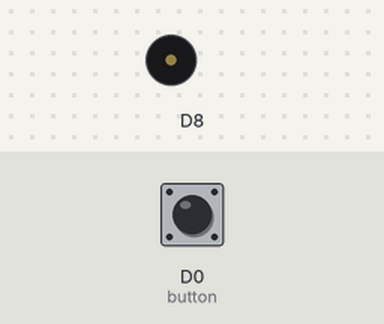
A sketch run on a simulated ESP8266 (NodeMCU). Shown: buzzer (waves = sounding). The inputs (shaded band) are chosen by the test bench; at power-on: D0 (button) LOW.

Above: at 1.2 s.
1.3 s: D0 (button) pulled HIGH for 0.15 s
At 2.5 s:
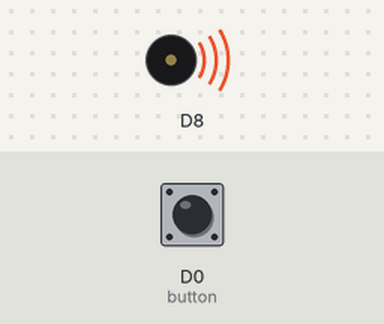
Timing chart, 0 to 9.0 s (numbered marks = the images above; inputs shaded):
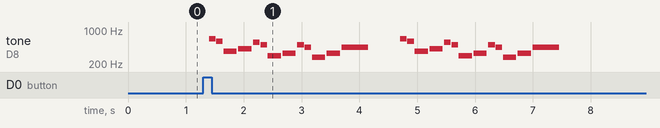

Measured:
- after the input at 1.3 s, tone on D8: plays 659 Hz for 0.11 s, 587 Hz for 0.11 s, 370 Hz for 0.23 s, 415 Hz for 0.23 s, 554 Hz for 0.11 s, 494 Hz for 0.11 s … (26 notes in this stretch), starting after 0.10 s

The sketch:

Tom_Doorbell_Final.ino
```cpp
/*
Original program by Robson Couto, 2019
Updated module with looping, code cleanup, and button detection by Tom Hoy, 2024
*/

/*

User-Definable Variables:

- tempo: The speed of the melody, the higher the number, the slower the melody.
- button: The pin that the button is connected to.
- buzzerarr: The pin(s) that the hot wire of the buzzer(s) is/are connected to.
- loopTimeMax: How many times to *play* (not loop) the melody when the button is pressed.

*/

//Define the notes as their frequencies.
#define NOTE_B0  31
#define NOTE_C1  33
#define NOTE_CS1 35
#define NOTE_D1  37
#define NOTE_DS1 39
#define NOTE_E1  41
#define NOTE_F1  44
#define NOTE_FS1 46
#define NOTE_G1  49
#define NOTE_GS1 52
#define NOTE_A1  55
#define NOTE_AS1 58
#define NOTE_B1  62
#define NOTE_C2  65
#define NOTE_CS2 69
#define NOTE_D2  73
#define NOTE_DS2 78
#define NOTE_E2  82
#define NOTE_F2  87
#define NOTE_FS2 93
#define NOTE_G2  98
#define NOTE_GS2 104
#define NOTE_A2  110
#define NOTE_AS2 117
#define NOTE_B2  123
#define NOTE_C3  131
#define NOTE_CS3 139
#define NOTE_D3  147
#define NOTE_DS3 156
#define NOTE_E3  165
#define NOTE_F3  175
#define NOTE_FS3 185
#define NOTE_G3  196
#define NOTE_GS3 208
#define NOTE_A3  220
#define NOTE_AS3 233
#define NOTE_B3  247
#define NOTE_C4  262
#define NOTE_CS4 277
#define NOTE_D4  294
#define NOTE_DS4 311
#define NOTE_E4  330
#define NOTE_F4  349
#define NOTE_FS4 370
#define NOTE_G4  392
#define NOTE_GS4 415
#define NOTE_A4  440
#define NOTE_AS4 466
#define NOTE_B4  494
#define NOTE_C5  523
#define NOTE_CS5 554
#define NOTE_D5  587
#define NOTE_DS5 622
#define NOTE_E5  659
#define NOTE_F5  698
#define NOTE_FS5 740
#define NOTE_G5  784
#define NOTE_GS5 831
#define NOTE_A5  880
#define NOTE_AS5 932
#define NOTE_B5  988
#define NOTE_C6  1047
#define NOTE_CS6 1109
#define NOTE_D6  1175
#define NOTE_DS6 1245
#define NOTE_E6  1319
#define NOTE_F6  1397
#define NOTE_FS6 1480
#define NOTE_G6  1568
#define NOTE_GS6 1661
#define NOTE_A6  1760
#define NOTE_AS6 1865
#define NOTE_B6  1976
#define NOTE_C7  2093
#define NOTE_CS7 2217
#define NOTE_D7  2349
#define NOTE_DS7 2489
#define NOTE_E7  2637
#define NOTE_F7  2794
#define NOTE_FS7 2960
#define NOTE_G7  3136
#define NOTE_GS7 3322
#define NOTE_A7  3520
#define NOTE_AS7 3729
#define NOTE_B7  3951
#define NOTE_C8  4186
#define NOTE_CS8 4435
#define NOTE_D8  4699
#define NOTE_DS8 4978
#define REST      0


//Initalises the input button variable.
const int button = D0;
int buttonPush;

// change this to make the song slower or faster
int tempo = 235;

// change this to whichever pin you want to use
int buzzerarr[] = { D7, D8 };

// notes of the moledy followed by the duration.
// a 4 means a quarter note, 8 an eighteenth , 16 sixteenth, so on
// !!negative numbers are used to represent dotted notes,
// so -4 means a dotted quarter note, that is, a quarter plus an eighteenth!!
int melody[] = {

  // Nokia Ringtone
  // Score available at https://musescore.com/user/29944637/scores/5266155

  NOTE_E5, 8, NOTE_D5, 8, NOTE_FS4, 4, NOTE_GS4, 4,
  NOTE_CS5, 8, NOTE_B4, 8, NOTE_D4, 4, NOTE_E4, 4,
  NOTE_B4, 8, NOTE_A4, 8, NOTE_CS4, 4, NOTE_E4, 4,
  NOTE_A4, 2,
};

// sizeof gives the number of bytes, each int value is composed of two bytes (16 bits)
// there are two values per note (pitch and duration), so for each note there are four bytes
int notes = sizeof(melody) / sizeof(melody[0]) / 2;

// this calculates the duration of a whole note in ms
int wholenote = (60000 * 4) / tempo;

int divider = 0, noteDuration = 0;

// How many times to *play* (not loop, it will play x amount of times as listed below) the melody, adds a pause between loops as well.
int loopTimeMax = 2;

//Initalise the button as an input.
void setup() {
  pinMode(button, INPUT);
}

void melodyloop() {
  // iterate over the notes of the melody.
  // Remember, the array is twice the number of notes (notes + durations)

  // Enclose entire loop inside another loop for time looping

  for (int loopTime = 0; loopTime < loopTimeMax; loopTime++) {

    for (int thisNote = 0; thisNote < notes * 2; thisNote = thisNote + 2) {

      // calculates the duration of each note
      divider = melody[thisNote + 1];
      if (divider > 0) {
        // regular note, just proceed
        noteDuration = (wholenote) / divider;
      } else if (divider < 0) {
        // dotted notes are represented with negative durations!!
        noteDuration = (wholenote) / abs(divider);
        noteDuration *= 1.5; // increases the duration in half for dotted notes
      }

      for (int buzzer : buzzerarr) {
        tone(buzzer, melody[thisNote], noteDuration * 0.9);
      }

      // Wait for a specific duration before laying the next note. (Influenced by tempo)
      delay(noteDuration);

      // Stop the waveform generation before processing the next note
      for (int buzzer : buzzerarr) {
        noTone(buzzer);
      }
    }
    // Pauses the melody between loops, allowing a more "seamless" transisiton between repeats.
    delay(500);
  }
}

// Sets the button status to initally be unheld, allow the program to play a tone, even if the button was previously pressed before boot.
int heldStatus = 0;

// Primary program loop, ensures that the melody only plays once when the button is pressed and held.
void loop() {
    if (digitalRead(button) == HIGH) {
      // We need to stall the processor for 0.1 seconds due to the fact that the button is slightly sticky when retracting and can cause a race condition.
      delay(100);
      // Checks the if the button is pressed, and it is not currently held, play the melody.
        if (heldStatus == 0) {
          melodyloop();
        }
        // Increment the held counter while the button remains held, this ensures that the melody only plays once until the button is released and pressed again.
        heldStatus++;
    }
    else {
      // Reset the held counter to 0 once the button is released, allowing the melody to play again.
        heldStatus = 0;
    }
}
```
